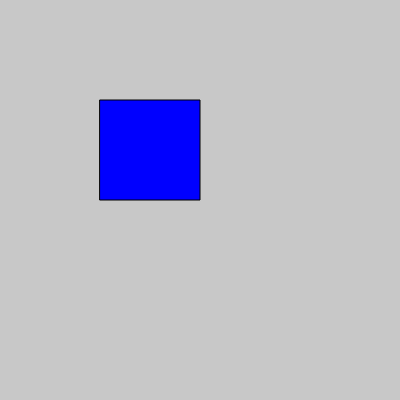
Frame 1 (no input)
Frame 60 (no input): identical to frame 1, image omitted
Frame 120 (the mouse pressed at the canvas centre since frame 60): identical to frame 1, image omitted

The p5.js sketch that drew this single still picture (run headless with seeded random() and noise() and a simulated clock; from frame 60 on, the mouse is pressed at the canvas centre):

// p5.js sketch
// ── sketch.js
function setup() {
  createCanvas(400, 400);
}

function draw() {
  background(200);
  fill(0, 0, 255);
  rect(100, 100, 100, 100);
}
